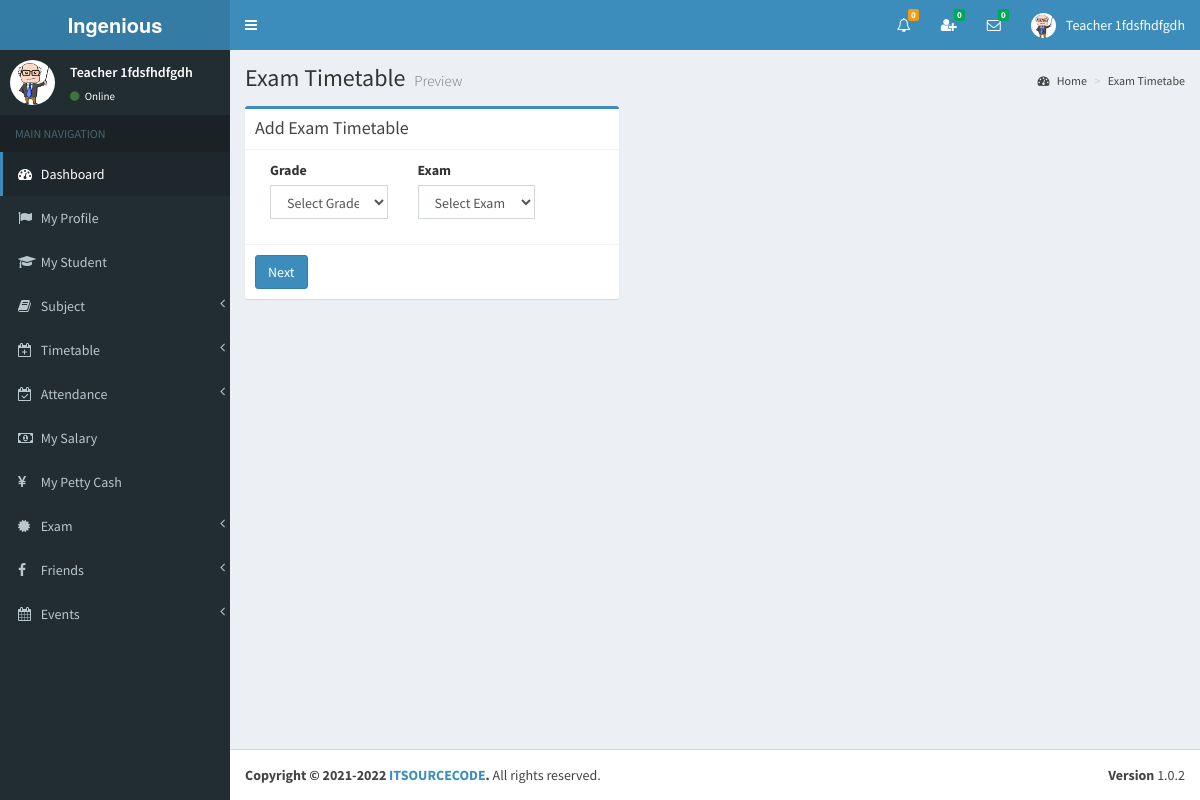
/view/exam_timetable2.php (signed in), run on the app's committed database.
### tables this page shows
CREATE TABLE `teacher` (
  `id` int(11) NOT NULL,
  `full_name` varchar(255) NOT NULL,
  `i_name` varchar(255) NOT NULL,
  `gender` varchar(255) NOT NULL,
  `address` varchar(255) NOT NULL,
  `phone` varchar(255) NOT NULL,
  `email` varchar(255) NOT NULL,
  `image_name` varchar(255) NOT NULL,
  `index_number` bigint(11) NOT NULL,
  `reg_date` date NOT NULL
);

### view/exam_timetable2.php (the view, shortened to what this page needs)
<?php include_once('head.php'); ?>
<?php include_once('header_teacher.php'); ?>
<?php include_once('sidebar2.php'); ?>
<div class="content-wrapper">
    <section class="content-header">
    	<h1>
        	Exam Timetable
            <small>Preview</small>
        </h1>
        <ol class="breadcrumb">
        	<li><a href="#"><i class="fa fa-dashboard"></i> Home</a></li>
            <li><a href="#">Exam Timetabe</a></li>
        </ol>
	</section>
    <section class="content">
    	<div class="row">
            <div class="col-md-5">
              	<div class="box box-primary">
                	<div class="box-header with-border">
                  		<h3 class="box-title">Add Exam Timetable</h3>
                	</div>
                  	<div class="box-body">
                    	<div class="form-group col-md-5" id="divGender1">
                        	<label>Grade</label>
                    		<select name="grade" class="form-control col-md-3" id="grade" >
                    			<option>Select Grade</option>
					  		</select>
                     	</div>
                        <div class="form-group col-md-5" id="divGender1">
                        	<label>Exam</label>
                    		<select name="exam" class="form-control " id="exam" >
                    			<option>Select Exam</option>
					  		</select>
                     	</div>
                  	</div>
                  	<div class="box-footer">
                    	<button type="button" class="btn btn-primary"  onClick="showExamTimetable(this)">Next</button>
                  	</div>
            	</div>
        	</div>
    	</div>
	</section>
    <section class="content" >
    </section>
</div>
<?php include_once('footer.php');?>

### view/header_teacher.php (shortened to what this page needs)
<body class="hold-transition skin-blue sidebar-mini" >
<div class="wrapper">
  <header class="main-header" >
    <a href="" class="logo">
      <span class="logo-lg"><strong>Ingenious </strong></span>
    </a>
    <nav class="navbar navbar-static-top">
		<a href="#" class="sidebar-toggle" data-toggle="offcanvas" role="button">
       	</a>
		<div class="navbar-custom-menu">
			<ul class="nav navbar-nav">
              <li class="dropdown notifications-menu">
                <a href="#" class="dropdown-toggle" data-toggle="dropdown">
                  <i class="fa fa-bell-o"></i>
<?php
include_once('../controller/config.php');
$my_type=$_SESSION["type"];
$my_index=$_SESSION["index_number"];
if($my_type == 'Teacher'){
	$sql1="SELECT COUNT(id) FROM notification_history WHERE user_type='Teacher' AND index_number='$my_index' AND _isread='0'";
	$result1=mysqli_query($conn,$sql1);
	$row1=mysqli_fetch_assoc($result1);
	$notfi_count=$row1['COUNT(id)'];
?>
                  <span class="label label-warning"><?php echo $notfi_count; ?></span>
                </a>
              </li>
<?php }  ?>
<?php
include_once('../controller/config.php');
$my_index=$_SESSION["index_number"];
$my_type=$_SESSION["type"];
$sql="SELECT count(id)
      FROM my_friends
      WHERE my_index='$my_index' AND _status='Pending' AND _isread='0'";
$result=mysqli_query($conn,$sql);
$row=mysqli_fetch_assoc($result);
$unread_count=$row['count(id)'];
?>
              <li class="dropdown messages-menu"  id="friend_request">
              	<a href="#" class="dropdown-toggle" data-toggle="dropdown" onClick="showFriendRequest('<?php echo $my_index; ?>','<?php echo $my_type; ?>')">
                  <i class="fa fa-user-plus"></i>
                  <span class="label label-success"><?php echo $unread_count; ?></span>
                </a>
              </li>
<?php
include_once('../controller/config.php');
$my_index=$_SESSION["index_number"];
$unread_msg_count=0;
$sql="SELECT * FROM my_friends WHERE my_index='$my_index'";
$result=mysqli_query($conn,$sql);
while($row=mysqli_fetch_assoc($result)){
	$friend_index=$row['friend_index'];
	$sql1="SELECT count(id)
		  FROM online_chat
		  WHERE user_index='$friend_index' AND _isread='0'";
	$result1=mysqli_query($conn,$sql1);
	$row1=mysqli_fetch_assoc($result1);
	$unread_msg_count+=$row1['count(id)'];
}
?>
              <li class="dropdown messages-menu" id="unread_msg">
                <a href="#" class="dropdown-toggle" data-toggle="dropdown" >
                  <i class="fa fa-envelope-o"></i>
                  <span class="label label-success"><?php echo $unread_msg_count; ?></span>
                </a>
<?php
include_once('../controller/config.php');
$index=$_SESSION["index_number"];
$type=$_SESSION["type"];
$time='';
$file_path='';
	$sql="SELECT
           DISTINCT conversation_id,friend_index
           FROM
              my_friends
           WHERE
              	my_index='$index'
           ORDER BY
              conversation_id";
	$result=mysqli_query($conn,$sql);
	while($row=mysqli_fetch_assoc($result)){
		$conversation_id=$row['conversation_id'];
		$friend_index=$row['friend_index'];
		$sql3="SELECT * FROM my_friends WHERE conversation_id='$conversation_id' and friend_index='$friend_index'";
		$result3=mysqli_query($conn,$sql3);
		$row3=mysqli_fetch_assoc($result3);
		$friend_type=$row3['friend_type'];
		if($friend_type == "Admin"){
			$sql1="SELECT * FROM admin WHERE index_number='$friend_index'";
			$result1=mysqli_query($conn,$sql1);
			$row1=mysqli_fetch_assoc($result1);
			$friend_name=$row1['i_name'];
			$friend_image=$row1['image_name'];
		}
		if($friend_type == "Teacher"){
			$sql1="SELECT * FROM teacher WHERE index_number='$friend_index'";
			$result1=mysqli_query($conn,$sql1);
			$row1=mysqli_fetch_assoc($result1);
			$friend_name=$row1['i_name'];
			$friend_image=$row1['image_name'];
		}
		if($friend_type == "Student"){
			$sql1="SELECT * FROM student WHERE index_number='$friend_index'";
			$result1=mysqli_query($conn,$sql1);
			$row1=mysqli_fetch_assoc($result1);
			$friend_name=$row1['i_name'];
			$friend_image=$row1['image_name'];
		}
		$sql2="SELECT * FROM online_chat WHERE conversation_id='$conversation_id' ORDER BY id DESC LIMIT 1";
		$result2=mysqli_query($conn,$sql2);
		while($row2=mysqli_fetch_assoc($result2)){
			$last_msg=$row2['msg'];
			$msg_time=$row2['time'];
			$datetime1 = new DateTime($msg_time);
			$datetime2 = new DateTime();
			$interval = $datetime1->diff($datetime2);
			$year = $interval->format('%y y ');
			$month = $interval->format('%m m ');
			$days = $interval->format('%a d');
			$hours = $interval->format('%h h');
			$minutes = $interval->format('%i mins');
			$seconds = $interval->format('%s sec');
			if($year>0){
				$time=$year;
			}else if($month>0){
				$time=$month;
			}else if($days>0){
				$time=$days;
			}else if($hours>0){
				$time=$hours;
			}else if($minutes>0){
				$time=$minutes;
			}else{
				$time=$seconds;
			}
			if($type=="Admin"){
				$file_path="my_friends.php?do=showChatBox&my_index=$index&conversation_id=$conversation_id&friend_index=$friend_index&my_type=$type";
			}
			if($type=="Teacher"){
				$file_path="my_friends2.php?do=showChatBox&my_index=$index&conversation_id=$conversation_id&friend_index=$friend_index&my_type=$type";
			}
			if($type=="Student"){
				$file_path="my_friends1.php?do=showChatBox&my_index=$index&conversation_id=$conversation_id&friend_index=$friend_index&my_type=$type";
			}
?>
                      <li>
                        <a href="<?php echo $file_path; ?>" onClick="msgRead('<?php echo $index; ?>','<?php echo $conversation_id; ?>','<?php echo $friend_index; ?>','<?php echo $type; ?>')">
                          <div class="pull-left">
                            <img src="../<?php echo $friend_image; ?>" class="img-circle" alt="User Image">
                          </div>
                          <h4>
                            <?php echo $friend_name; ?>
                            <small><i class="fa fa-clock-o"></i> <?php echo $time; ?></small>
                          </h4>
                          <p><?php echo $last_msg; ?></p>
                        </a>
                      </li>
 <?php } } ?>
              </li>
<?php
include_once('../controller/config.php');
if($type=="Teacher"){
	$sql="SELECT * FROM teacher where index_number='$index'";
	$result=mysqli_query($conn,$sql);
	$row=mysqli_fetch_assoc($result);
}
?>
            	<li class="dropdown user user-menu">
                    <a href="#" class="dropdown-toggle" data-toggle="dropdown">
                      <img src="../<?php echo $row['image_name']; ?>" class="user-image" alt="User Image">
                      <span class="hidden-xs"><?php echo $row['i_name']; ?></span>
                    </a>
              </li>
            </ul>
        </div>
	</nav>
  </header>

### view/sidebar2.php (shortened to what this page needs)
  <aside class="main-sidebar">
    <section class="sidebar">
<?php
include_once('../controller/config.php');
$index=$_SESSION["index_number"];
$sql="SELECT * FROM teacher WHERE index_number='$index'";
$result=mysqli_query($conn,$sql);
$row=mysqli_fetch_assoc($result);
$name=$row['i_name'];
$image=$row['image_name'];
?>
      <div class="user-panel">
      	<div class="pull-left image">
        	<img src="../<?php echo $image; ?>" class="img-circle" alt="User Image">
        </div>
        <div class="pull-left info">
        	<p><?php echo $name; ?></p>
            <a href="#"><i class="fa fa-circle text-success"></i> Online</a>
        </div>
      </div>
      <ul class="sidebar-menu">
        <li class="header">MAIN NAVIGATION</li>
        <li class="active treeview">
          <a href="dashboard2.php">
            <i class="fa fa-dashboard"></i> <span>Dashboard</span>
          </a>
        </li>
        <li>
          <a href="teacher_profile2.php">
            <i class="fa fa-flag"></i> <span>My Profile</span>
          </a>
        </li>
         <li>
          <a href="my_student.php">
            <i class="fa fa-graduation-cap"></i> <span>My Student</span>
          </a>
        </li>
        <li class="treeview">
          <a href="#">
            <i class="fa fa-book"></i>
            <span>Subject</span>
            <span class="pull-right-container">
              <i class="fa fa-angle-left pull-right"></i>
            </span>
          </a>
        </li>
        <li class="treeview">
          <a href="#">
            <i class="fa fa-calendar-plus-o"></i>
            <span>Timetable</span>
            <span class="pull-right-container">
              <i class="fa fa-angle-left pull-right"></i>
            </span>
          </a>
        </li>
         <li class="treeview">
          <a href="#">
            <i class="fa fa-calendar-check-o"></i>
            <span>Attendance</span>
            <span class="pull-right-container">
              <i class="fa fa-angle-left pull-right"></i>
            </span>
          </a>
        </li>
        <li>
          <a href="my_salary.php">
            <i class="fa fa-money"></i> <span>My Salary</span>
          </a>
        </li>
         <li>
          <a href="my_petty_cash.php">
            <i class="fa fa-yen"></i> <span>My Petty Cash</span>
          </a>
        </li>
         <li class="treeview">
          <a href="#">
            <i class="fa fa-certificate"></i>
            <span>Exam</span>
            <span class="pull-right-container">
              <i class="fa fa-angle-left pull-right"></i>
            </span>
          </a>
        </li>
        <li class="treeview">
          <a href="#">
            <i class="fa fa-facebook"></i>
            <span>Friends</span>
            <span class="pull-right-container">
              <i class="fa fa-angle-left pull-right"></i>
            </span>
          </a>
        </li>
         <li class="treeview">
          <a href="#">
            <i class="fa fa-calendar"></i>
            <span>Events</span>
            <span class="pull-right-container">
              <i class="fa fa-angle-left pull-right"></i>
            </span>
          </a>
        </li>
      </ul>
    </section>
  </aside>

### view/exam_timetable2.php (style rules this page uses)
body { overflow-y:scroll; }

### data on the page
teacher: image_name (picture), i_name "Teacher 1fdsfhdfgdh"

### other printed values
$notfi_count "0"
$unread_count "0"
$unread_msg_count "0"
